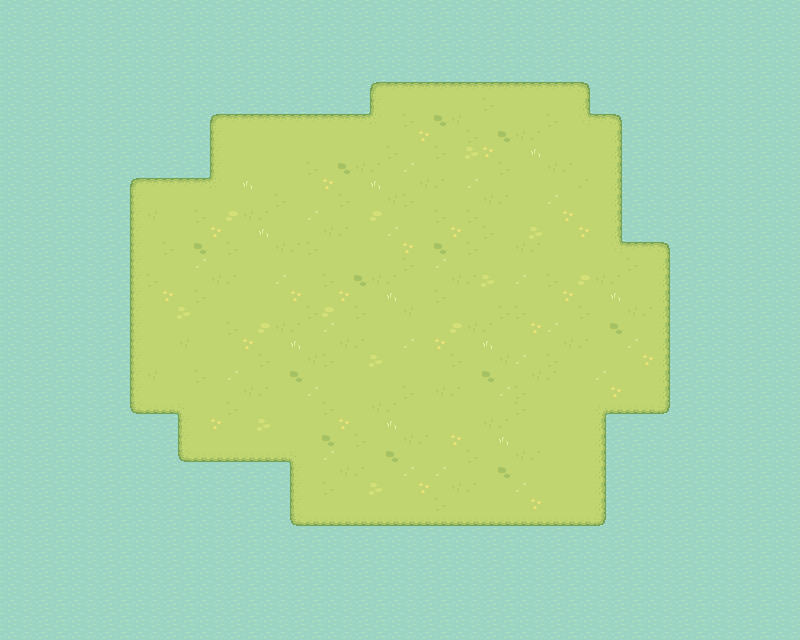

Rendered tile map (Tiled .tmx) drawn with the repository's tilesets; below, a short description and the map source with its tile grids summarised:
An orthogonal 50x40 tile map with 16x16 px tiles, 2 tile layers (Water, Land), 5 hidden layers not drawn, 4 tilesets and 59 objects (30x Grass, 16x Wood, 11x Rocks, SpawnPoint, Trader).

<map version="1.10" tiledversion="1.11.0" orientation="orthogonal" renderorder="right-down" width="50" height="40" tilewidth="16" tileheight="16" infinite="0" nextlayerid="12" nextobjectid="79">
 <tileset firstgid="1" source="Grass.tsx" />
 <tileset firstgid="78" source="Plants.tsx" />
 <tileset firstgid="123" source="Fences.tsx" />
 <tileset firstgid="139" source="Water.tsx" />
 <layer id="11" name="Water" width="50" height="40">
  <data>[2000 cells, 2000 non-empty, 4 distinct tile ids]</data>
 </layer>
 <layer id="1" name="Land" width="50" height="40">
  <data>[2000 cells, 791 non-empty, 22 distinct tile ids]</data>
 </layer>
 <layer id="2" name="Decorations" width="50" height="40" visible="0">
  <data>[2000 cells, 36 non-empty, 8 distinct tile ids]</data>
 </layer>
 <layer id="3" name="Decorations2" width="50" height="40" visible="0">
  <data>[2000 cells, 69 non-empty, 14 distinct tile ids]</data>
 </layer>
 <layer id="4" name="Fences" width="50" height="40" visible="0">
  <data>[2000 cells, 57 non-empty, 10 distinct tile ids]</data>
 </layer>
 <objectgroup id="5" name="Logs" visible="0">
  <object id="1" name="Wood" gid="101" x="423" y="143.5" width="16" height="16" />
  <object id="7" name="Wood" gid="101" x="526" y="220.667" width="16" height="16" />
  <object id="8" name="Wood" gid="101" x="422" y="490.667" width="16" height="16" />
  <object id="9" name="Wood" gid="101" x="237.333" y="380" width="16" height="16" />
  <object id="10" name="Wood" gid="101" x="170.667" y="316.667" width="16" height="16" />
  <object id="11" name="Wood" gid="101" x="581.333" y="262" width="16" height="16" />
  <object id="12" name="Wood" gid="101" x="551.333" y="437.333" width="16" height="16" />
  <object id="14" name="Wood" gid="101" x="312" y="358" width="16" height="16" />
  <object id="15" name="Wood" gid="101" x="271.333" y="250" width="16" height="16" />
  <object id="16" name="Wood" gid="101" x="357.333" y="160.667" width="16" height="16" />
  <object id="25" name="Wood" gid="100" x="384.667" y="122.667" width="16" height="16" />
  <object id="27" name="Wood" gid="100" x="382.667" y="404.667" width="16" height="16" />
  <object id="28" name="Wood" gid="100" x="518" y="496" width="16" height="16" />
  <object id="29" name="Wood" gid="100" x="566" y="226" width="16" height="16" />
  <object id="30" name="Wood" gid="100" x="224.667" y="300" width="16" height="16" />
  <object id="31" name="Wood" gid="100" x="156" y="360.667" width="16" height="16" />
 </objectgroup>
 <objectgroup id="6" name="Rocks" visible="0">
  <object id="32" name="Rocks" gid="95" x="325.333" y="178" width="16" height="16" />
  <object id="34" name="Rocks" gid="95" x="469" y="181.667" width="16" height="16" />
  <object id="35" name="Rocks" gid="95" x="263.333" y="275.333" width="16" height="16" />
  <object id="36" name="Rocks" gid="95" x="278.667" y="378" width="16" height="16" />
  <object id="37" name="Rocks" gid="95" x="342" y="374.667" width="16" height="16" />
  <object id="38" name="Rocks" gid="95" x="436.667" y="457.333" width="16" height="16" />
  <object id="39" name="Rocks" gid="95" x="602.667" y="293.333" width="16" height="16" />
  <object id="40" name="Rocks" gid="95" x="566.667" y="407.333" width="16" height="16" />
  <object id="41" name="Rocks" gid="95" x="212" y="318.667" width="16" height="16" />
  <object id="42" name="Rocks" gid="95" x="182.667" y="394" width="16" height="16" />
  <object id="43" name="Rocks" gid="95" x="475.333" y="493.333" width="16" height="16" />
 </objectgroup>
 <objectgroup id="7" name="Grass" visible="0">
  <object id="44" name="Grass" gid="93" x="393.333" y="228" width="16" height="16" />
  <object id="46" name="Grass" gid="93" x="440.667" y="166.333" width="16" height="16" />
  <object id="47" name="Grass" gid="93" x="350" y="193.333" width="16" height="16" />
  <object id="48" name="Grass" gid="93" x="287.333" y="268.667" width="16" height="16" />
  <object id="49" name="Grass" gid="93" x="293.333" y="356" width="16" height="16" />
  <object id="50" name="Grass" gid="93" x="406" y="390" width="16" height="16" />
  <object id="51" name="Grass" gid="93" x="468.667" y="456" width="16" height="16" />
  <object id="52" name="Grass" gid="93" x="566" y="294" width="16" height="16" />
  <object id="53" name="Grass" gid="93" x="487.333" y="250" width="16" height="16" />
  <object id="54" name="Grass" gid="93" x="356.667" y="291.333" width="16" height="16" />
  <object id="55" name="Grass" gid="93" x="470.667" y="352" width="16" height="16" />
  <object id="56" name="Grass" gid="93" x="604" y="387.333" width="16" height="16" />
  <object id="58" name="Grass" gid="93" x="188.667" y="342.667" width="16" height="16" />
  <object id="59" name="Grass" gid="92" x="392.667" y="156" width="16" height="16" />
  <object id="61" name="Grass" gid="92" x="310.333" y="198" width="16" height="16" />
  <object id="62" name="Grass" gid="92" x="341.333" y="230" width="16" height="16" />
  <object id="63" name="Grass" gid="92" x="409.333" y="264" width="16" height="16" />
  <object id="64" name="Grass" gid="92" x="457.667" y="201.333" width="16" height="16" />
  <object id="65" name="Grass" gid="92" x="536.333" y="246" width="16" height="16" />
  <object id="66" name="Grass" gid="92" x="502" y="204" width="16" height="16" />
  <object id="67" name="Grass" gid="92" x="474.333" y="389.333" width="16" height="16" />
  <object id="68" name="Grass" gid="92" x="429.667" y="415" width="16" height="16" />
  <object id="69" name="Grass" gid="92" x="517.333" y="435.333" width="16" height="16" />
  <object id="70" name="Grass" gid="92" x="562.333" y="485.333" width="16" height="16" />
  <object id="71" name="Grass" gid="92" x="551.333" y="326" width="16" height="16" />
  <object id="72" name="Grass" gid="92" x="606.667" y="344" width="16" height="16" />
  <object id="73" name="Grass" gid="92" x="256.667" y="299.333" width="16" height="16" />
  <object id="74" name="Grass" gid="92" x="211.333" y="358" width="16" height="16" />
  <object id="75" name="Grass" gid="92" x="396" y="332.667" width="16" height="16" />
  <object id="76" name="Grass" gid="92" x="470" y="297.333" width="16" height="16" />
 </objectgroup>
 <objectgroup id="8" name="Player" visible="0">
  <object id="77" name="SpawnPoint" x="416" y="271.333">
   <point />
  </object>
  <object id="78" name="Trader" x="642" y="176.667" width="30.6667" height="24" />
 </objectgroup>
 <layer id="9" name="Collisions" width="50" height="40" visible="0">
  <data>[2000 cells, 132 non-empty, 1 distinct tile ids]</data>
 </layer>
 <layer id="10" name="Farmable" width="50" height="40" visible="0">
  <data>[2000 cells, 501 non-empty, 1 distinct tile ids]</data>
 </layer>
</map>
